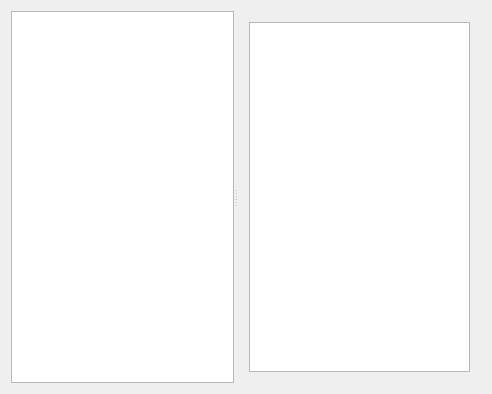
<?xml version="1.0" encoding="UTF-8"?>
<ui version="4.0">
 <class>deditorClass</class>
 <widget class="QWidget" name="deditorClass">
  <property name="enabled">
   <bool>true</bool>
  </property>
  <property name="geometry">
   <rect>
    <x>0</x>
    <y>0</y>
    <width>492</width>
    <height>394</height>
   </rect>
  </property>
  <property name="windowTitle">
   <string>deditor</string>
  </property>
  <layout class="QVBoxLayout" name="verticalLayout">
   <item>
    <widget class="QSplitter" name="splitter">
     <property name="sizePolicy">
      <sizepolicy hsizetype="Expanding" vsizetype="Expanding">
       <horstretch>0</horstretch>
       <verstretch>0</verstretch>
      </sizepolicy>
     </property>
     <property name="orientation">
      <enum>Qt::Horizontal</enum>
     </property>
     <widget class="QTreeView" name="treeView"/>
     <widget class="QWidget" name="verticalLayoutWidget">
      <layout class="QVBoxLayout" name="verticalLayout_R">
       <item>
        <widget class="QTableView" name="tableView"/>
       </item>
      </layout>
     </widget>
    </widget>
   </item>
  </layout>
 </widget>
 <layoutdefault spacing="6" margin="11"/>
 <resources/>
 <connections/>
</ui>
